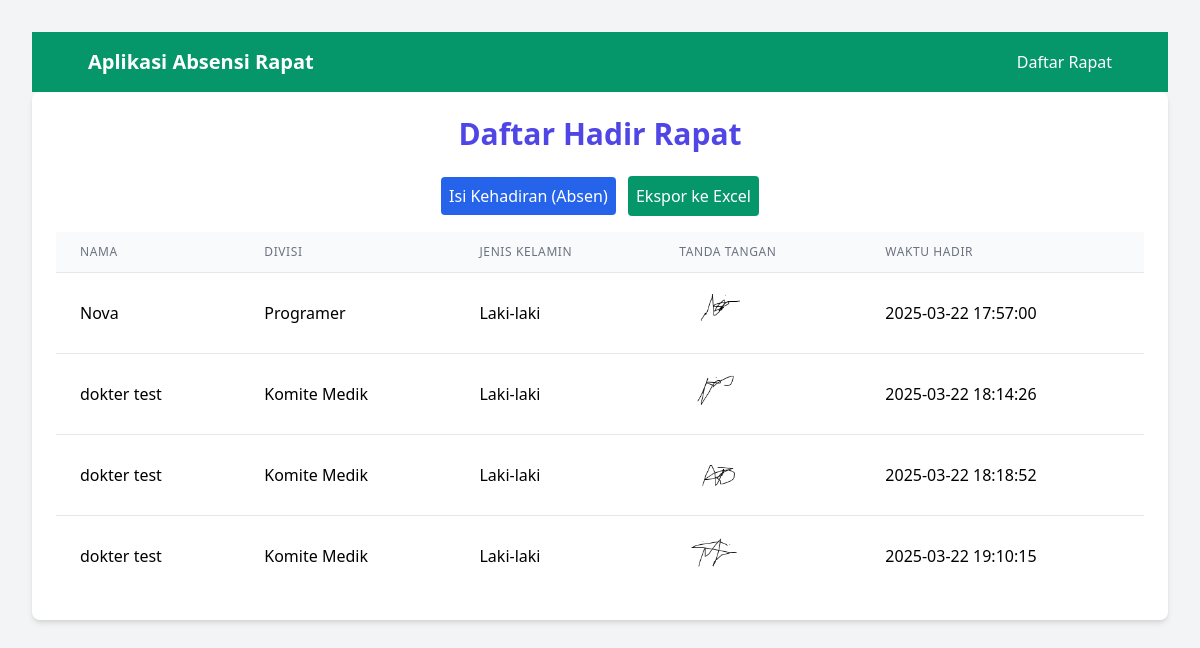
The app's page /daftar_hadir.php?id_rapat=1 with its own data.
### tables this page shows
CREATE TABLE `peserta` (
  `id` int(11) NOT NULL,
  `nama` varchar(255) NOT NULL,
  `divisi` varchar(255) NOT NULL,
  `jenis_kelamin` varchar(10) NOT NULL,
  `tanda_tangan` varchar(255) NOT NULL,
  `waktu_hadir` timestamp NOT NULL DEFAULT current_timestamp(),
  `id_rapat` int(11) DEFAULT NULL
);

### daftar_hadir.php (the view, shortened to what this page needs)
<!DOCTYPE html>
<html lang="en">
<head>
    <link href="https://cdn.jsdelivr.net/npm/tailwindcss@2.2.19/dist/tailwind.min.css" rel="stylesheet">
</head>
<body class="bg-gray-100 p-8">
    <?php include 'menu.php'; ?>
    <div class="max-w-7xl mx-auto bg-white shadow-md rounded-lg p-6">
        <h1 class="text-3xl font-semibold mb-6 text-center text-indigo-600">Daftar Hadir Rapat</h1>
        <div class="mb-4 text-center">
            <a href="index.php?id_rapat=<?php echo $_GET['id_rapat']; ?>" class="bg-blue-600 hover:bg-blue-700 p-2 rounded text-white">Isi Kehadiran (Absen)</a>
            <button onclick="exportToExcel()" class="bg-green-600 hover:bg-green-700 p-2 rounded text-white ml-2">Ekspor ke Excel</button>
        </div>
        <div class="overflow-x-auto">
            <table id="daftarHadirTable" class="min-w-full divide-y divide-gray-200">
                <thead class="bg-gray-50">
                    <tr>
                        <th class="px-6 py-3 text-left text-xs font-medium text-gray-500 uppercase tracking-wider">Nama</th>
                        <th class="px-6 py-3 text-left text-xs font-medium text-gray-500 uppercase tracking-wider">Divisi</th>
                        <th class="px-6 py-3 text-left text-xs font-medium text-gray-500 uppercase tracking-wider">Jenis Kelamin</th>
                        <th class="px-6 py-3 text-left text-xs font-medium text-gray-500 uppercase tracking-wider">Tanda Tangan</th>
                        <th class="px-6 py-3 text-left text-xs font-medium text-gray-500 uppercase tracking-wider">Waktu Hadir</th>
                    </tr>
                </thead>
                <tbody class="bg-white divide-y divide-gray-200">
                    <?php
                    include 'koneksi.php';
                    $id_rapat = $_GET['id_rapat'];
                    $sql = "SELECT nama, divisi, jenis_kelamin, tanda_tangan, waktu_hadir FROM peserta WHERE id_rapat = '$id_rapat'";
                    $result = mysqli_query($koneksi, $sql);
                    if (mysqli_num_rows($result) > 0) {
                        while ($row = mysqli_fetch_assoc($result)) {
                            echo "<tr>";
                            echo "<td class='px-6 py-4 whitespace-nowrap'>" . $row["nama"] . "</td>";
                            echo "<td class='px-6 py-4 whitespace-nowrap'>" . $row["divisi"] . "</td>";
                            echo "<td class='px-6 py-4 whitespace-nowrap'>" . $row["jenis_kelamin"] . "</td>";
                            echo "<td class='px-6 py-4 whitespace-nowrap'><img src='" . $row["tanda_tangan"] . "' class='h-12'></td>";
                            echo "<td class='px-6 py-4 whitespace-nowrap'>" . $row["waktu_hadir"] . "</td>";
                            echo "</tr>";
                        }
                    } else {
                        echo "<tr><td colspan='5' class='px-6 py-4 whitespace-nowrap text-center'>Tidak ada data kehadiran.</td></tr>";
                    }
                    ?>
                </tbody>
            </table>
        </div>
    </div>
</body>
</html>

### menu.php
<nav class="bg-green-600 p-4">
    <div class="container mx-auto flex justify-between items-center">
        <a href="daftar_rapat.php" class="text-white font-bold text-xl">Aplikasi Absensi Rapat</a>
        <div class="space-x-4">
            <a href="daftar_rapat.php" class="text-white hover:text-green-200">Daftar Rapat</a>
        </div>
    </div>
</nav>

### records on screen
peserta: nama "Nova", divisi "Programer", jenis_kelamin "Laki-laki", tanda_tangan (picture), waktu_hadir "2025-03-22 17:57:00"
peserta: nama "dokter test", divisi "Komite Medik", jenis_kelamin "Laki-laki", tanda_tangan (picture), waktu_hadir "2025-03-22 18:14:26"
peserta: nama "dokter test", divisi "Komite Medik", jenis_kelamin "Laki-laki", tanda_tangan (picture), waktu_hadir "2025-03-22 18:18:52"
peserta: nama "dokter test", divisi "Komite Medik", jenis_kelamin "Laki-laki", tanda_tangan (picture), waktu_hadir "2025-03-22 19:10:15"
